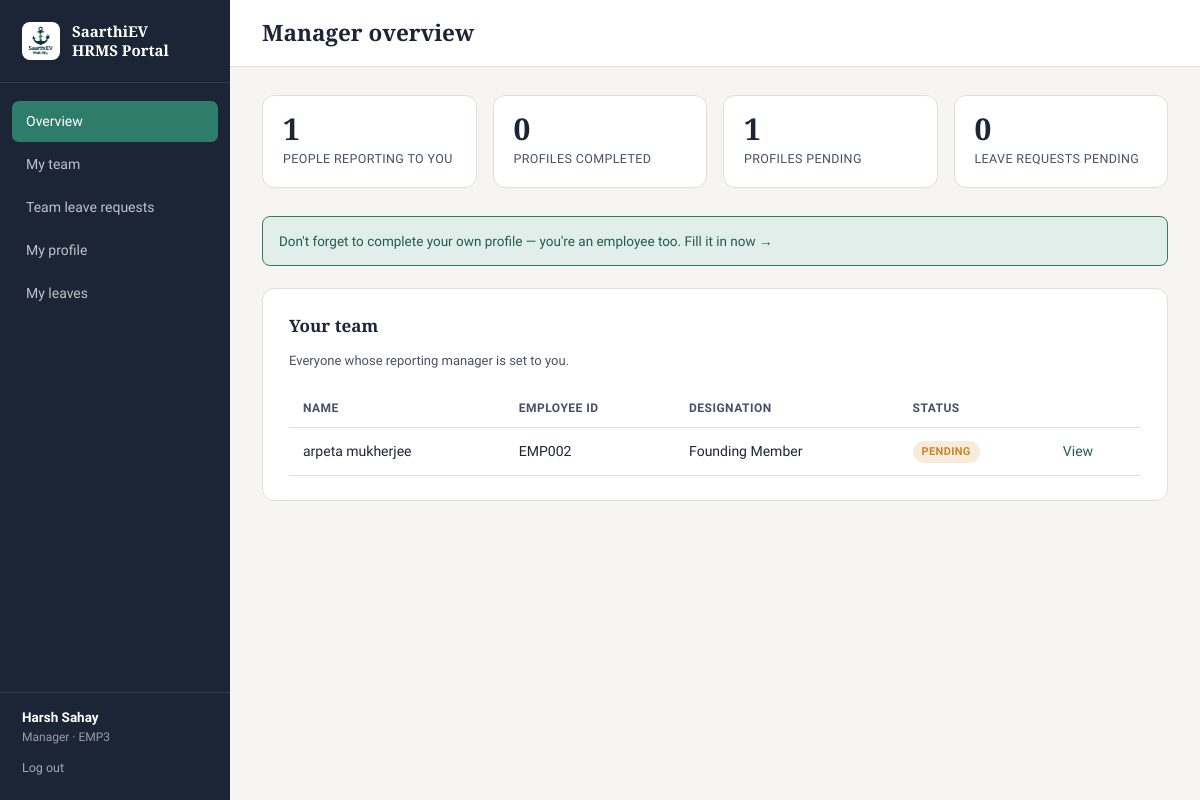
The page /manager (signed in) on the database its author committed.
### models.py (models this page shows, shortened)
class EmployeeProfile(db.Model):
    id = db.Column(db.Integer, primary_key=True)
    user_id = db.Column(db.Integer, db.ForeignKey("user.id"), nullable=False, unique=True)
    full_name = db.Column(db.String(150), nullable=False)
    designation = db.Column(db.String(100))
    department = db.Column(db.String(100))
    date_of_joining = db.Column(db.Date)
    reporting_manager_id = db.Column(db.Integer, db.ForeignKey("user.id"), nullable=True)
    date_of_birth = db.Column(db.Date)
    gender = db.Column(db.String(20))
    personal_email = db.Column(db.String(120))
    phone_number = db.Column(db.String(20))
    blood_group = db.Column(db.String(10))
    pan_number = db.Column(db.String(20))
    aadhaar_number = db.Column(db.String(20))
    current_address_line1 = db.Column(db.String(200))
    current_address_line2 = db.Column(db.String(200))
    current_city = db.Column(db.String(100))
    current_state = db.Column(db.String(100))
    current_pincode = db.Column(db.String(10))
    permanent_address_line1 = db.Column(db.String(200))
    permanent_address_line2 = db.Column(db.String(200))
    permanent_city = db.Column(db.String(100))
    permanent_state = db.Column(db.String(100))
    permanent_pincode = db.Column(db.String(10))
    same_as_current = db.Column(db.Boolean, default=False)
    bank_account_number = db.Column(db.String(40))
    bank_ifsc_code = db.Column(db.String(20))
    bank_name = db.Column(db.String(100))
    bank_branch = db.Column(db.String(100))
    previous_company_name = db.Column(db.String(150))
    previous_designation = db.Column(db.String(100))
    previous_employment_from = db.Column(db.Date)
    previous_employment_to = db.Column(db.Date)
    relieving_letter_filename = db.Column(db.String(255))
    emergency_contact_name = db.Column(db.String(150))
    emergency_contact_relation = db.Column(db.String(50))
    emergency_contact_phone = db.Column(db.String(20))
    spouse_name = db.Column(db.String(150))
    spouse_dob = db.Column(db.Date)
    profile_completed = db.Column(db.Boolean, default=False)
    updated_at = db.Column(db.DateTime, default=datetime.utcnow, onupdate=datetime.utcnow)
    reporting_manager = db.relationship("User", foreign_keys=[reporting_manager_id])
    children = db.relationship("Child", backref="profile", cascade="all, delete-orphan")

class User(db.Model, UserMixin):
    id = db.Column(db.Integer, primary_key=True)
    employee_code = db.Column(db.String(20), unique=True, nullable=False)  # e.g. EMP1001
    password_hash = db.Column(db.String(255), nullable=False)
    role = db.Column(db.String(20), nullable=False, default="employee")  # admin / manager / employee
    must_change_password = db.Column(db.Boolean, default=True)
    is_active = db.Column(db.Boolean, nullable=False, default=True)
    created_at = db.Column(db.DateTime, default=datetime.utcnow)
    profile = db.relationship("EmployeeProfile", backref="user", uselist=False,
                               cascade="all, delete-orphan",
                               foreign_keys="EmployeeProfile.user_id")

### routes.py (the view)
    @app.route("/manager")
    @role_required("manager")
    def manager_dashboard():
        profiles = EmployeeProfile.query.filter_by(reporting_manager_id=current_user.id).all()
        team = profiles
        completed = sum(1 for p in profiles if p.profile_completed)
        team_ids = [p.user_id for p in profiles]
        pending_leaves = LeaveApplication.query.filter(
            LeaveApplication.user_id.in_(team_ids or [-1]),
            LeaveApplication.status == "pending"
        ).count()
        return render_template("manager/dashboard.html", team=team,
                                completed=completed, pending=len(profiles) - completed,
                                pending_leaves=pending_leaves)

### app.py (called while the page is built)
@login_manager.user_loader
def load_user(user_id):
    return db.session.get(User, int(user_id))

def role_required(*roles):
    from functools import wraps
    def decorator(f):
        @wraps(f)
        def wrapped(*args, **kwargs):
            if not current_user.is_authenticated:
                return redirect(url_for("login"))
            if current_user.role not in roles:
                abort(403)
            return f(*args, **kwargs)
        return wrapped
    return decorator

### templates/manager/dashboard.html (shortened to what this page needs)
{% extends "base.html" %}
{% block page_title %}Manager overview{% endblock %}
{% block content %}
<div class="stat-row">
  <div class="stat-card">
    <div class="num">{{ team|length }}</div>
    <div class="lbl">People reporting to you</div>
  </div>
  <div class="stat-card">
    <div class="num">{{ completed }}</div>
    <div class="lbl">Profiles completed</div>
  </div>
  <div class="stat-card">
    <div class="num">{{ pending }}</div>
    <div class="lbl">Profiles pending</div>
  </div>
  <div class="stat-card">
    <a href="{{ url_for('manager_leave_requests') }}" style="text-decoration:none; color:inherit; display:block;">
      <div class="num">{{ pending_leaves }}</div>
      <div class="lbl">Leave requests pending</div>
    </a>
  </div>
</div>
{% if not current_user.profile.profile_completed %}
<div class="help-banner">
  Don't forget to complete your own profile — you're an employee too.
  <a href="{{ url_for('employee_edit_profile') }}">Fill it in now →</a>
</div>
{% endif %}
<div class="card">
  <h3>Your team</h3>
  <p class="card-sub">Everyone whose reporting manager is set to you.</p>
  {% if team %}
  <table class="list">
    <thead>
      <tr><th>Name</th><th>Employee ID</th><th>Designation</th><th>Status</th><th></th></tr>
    </thead>
    <tbody>
      {% for p in team %}
      <tr>
        <td>{{ p.full_name }}</td>
        <td>{{ p.user.employee_code }}</td>
        <td>{{ p.designation or '—' }}</td>
        <td>
          {% if p.profile_completed %}<span class="badge badge-complete">Complete</span>
          {% else %}<span class="badge badge-pending">Pending</span>{% endif %}
        </td>
        <td><a href="{{ url_for('manager_view_employee', user_id=p.user_id) }}">View</a></td>
      </tr>
      {% endfor %}
    </tbody>
  </table>
  {% else %}
  <div class="empty-state">
    <div class="sq"></div>
    No one has been assigned to you yet. Once your administrator sets you as a reporting manager for an employee, they'll show up here.
  </div>
  {% endif %}
</div>
{% endblock %}

### templates/base.html (shortened to what this page needs)
<!DOCTYPE html>
<html lang="en">
<head>
  <link rel="stylesheet" href="{{ url_for('static', filename='css/style.css') }}">
</head>
<body>
  <div class="shell">
    <aside class="sidebar">
      <div class="brand">
        <span class="brand-logo-chip"><img src="{{ url_for('static', filename='img/logo.png') }}" alt="SaarthiEV Mobility"></span>
        <span class="word">SaarthiEV<br>HRMS Portal</span>
      </div>
      <nav>
        {% if current_user.role == 'admin' %}
          <a href="{{ url_for('admin_dashboard') }}" class="{{ 'active' if request.endpoint == 'admin_dashboard' }}">Overview</a>
          <a href="{{ url_for('admin_employee_list') }}" class="{{ 'active' if request.endpoint in ['admin_employee_list','admin_view_employee'] }}">All people</a>
          <a href="{{ url_for('admin_create_employee') }}" class="{{ 'active' if request.endpoint == 'admin_create_employee' }}">Add employee</a>
          <a href="{{ url_for('admin_manager_list') }}" class="{{ 'active' if request.endpoint == 'admin_manager_list' }}">Managers</a>
          <a href="{{ url_for('admin_leave_types') }}" class="{{ 'active' if request.endpoint == 'admin_leave_types' }}">Leave types</a>
          <a href="{{ url_for('admin_leave_requests') }}" class="{{ 'active' if request.endpoint == 'admin_leave_requests' }}">Leave requests</a>
        {% elif current_user.role == 'manager' %}
          <a href="{{ url_for('manager_dashboard') }}" class="{{ 'active' if request.endpoint == 'manager_dashboard' }}">Overview</a>
          <a href="{{ url_for('manager_team_list') }}" class="{{ 'active' if request.endpoint in ['manager_team_list','manager_view_employee'] }}">My team</a>
          <a href="{{ url_for('manager_leave_requests') }}" class="{{ 'active' if request.endpoint == 'manager_leave_requests' }}">Team leave requests</a>
          <a href="{{ url_for('employee_view_own_profile') }}" class="{{ 'active' if request.endpoint in ['employee_view_own_profile','employee_edit_profile'] }}">My profile</a>
          <a href="{{ url_for('my_leaves') }}" class="{{ 'active' if request.endpoint in ['my_leaves','apply_leave'] }}">My leaves</a>
        {% endif %}
      </nav>
      <div class="who">
        <div class="name">{{ current_user.profile.full_name if current_user.profile else current_user.employee_code }}</div>
        <div class="role">{{ current_user.role }} · {{ current_user.employee_code }}</div>
        <form action="{{ url_for('logout') }}" method="get">
          <button type="submit">Log out</button>
        </form>
      </div>
    </aside>
    <div class="main">
      <div class="topbar">
        <h2 style="margin:0;">{% block page_title %}{% endblock %}</h2>
      </div>
      <div class="content">
        {% block content %}{% endblock %}
      </div>
    </div>
  </div>
</body>
</html>

### static/css/style.css (style rules this page uses)
:root { --ink: #1C2536; --ink-soft: #475066; --paper: #F7F5F1; --paper-raised: #FFFFFF; --line: #E3DFD6; --teal: #2E7D6B; --teal-dark: #225C4F; --amber: #C8862A; --rose: #B3433B; --rose-soft: #F6E3E1; --amber-soft: #F8EBD9; --teal-soft: #E1EEE9; --radius: 8px; --shadow: 0 1px 2px rgba(28, 37, 54, 0.06), 0 4px 14px rgba(28, 37, 54, 0.05); }
* { box-sizing: border-box; }
body { margin: 0; font-family: "Source Sans 3", "Segoe UI", system-ui, sans-serif; background: var(--paper); color: var(--ink); font-size: 15px; line-height: 1.5; }
h1, h2, h3, .display { font-family: "Source Serif 4", Georgia, serif; font-weight: 600; color: var(--ink); margin: 0 0 .35em; }
a { color: var(--teal-dark); text-decoration: none; }
.shell { display: flex; min-height: 100vh; }
.sidebar { width: 230px; background: var(--ink); color: #fff; flex-shrink: 0; display: flex; flex-direction: column; padding: 22px 0; }
.sidebar .brand { display: flex; align-items: center; gap: 12px; padding: 0 22px 22px; border-bottom: 1px solid rgba(255,255,255,.1); margin-bottom: 18px; }
.sidebar .brand .brand-logo-chip { background: #fff; border-radius: 8px; width: 38px; height: 38px; flex-shrink: 0; display: flex; align-items: center; justify-content: center; padding: 4px; }
.sidebar .brand .brand-logo-chip img { width: 100%; height: 100%; object-fit: contain; }
.sidebar .brand .word { font-family: "Source Serif 4", serif; font-weight: 700; font-size: 15px; line-height: 1.25; color: #fff; }
.sidebar nav { display: flex; flex-direction: column; gap: 2px; padding: 0 12px; flex-grow: 1; }
.sidebar nav a { color: rgba(255,255,255,.72); padding: 10px 14px; border-radius: 7px; font-size: 14px; font-weight: 500; text-decoration: none; }
.sidebar nav a.active { background: var(--teal); color: #fff; }
.sidebar .who { padding: 14px 22px 0; border-top: 1px solid rgba(255,255,255,.1); margin-top: 10px; }
.sidebar .who .name { font-size: 13.5px; font-weight: 600; color: #fff; }
.sidebar .who .role { font-size: 12px; color: rgba(255,255,255,.55); text-transform: capitalize; }
.sidebar .who form { margin-top: 10px; }
.sidebar .who button { background: none; border: none; color: rgba(255,255,255,.6); font-size: 12.5px; cursor: pointer; padding: 0; font-family: inherit; }
.main { flex-grow: 1; min-width: 0; }
.topbar { background: var(--paper-raised); border-bottom: 1px solid var(--line); padding: 16px 32px; display: flex; align-items: center; justify-content: space-between; }
.content { padding: 28px 32px 60px; max-width: 1100px; }
.stat-row { display: flex; gap: 16px; margin-bottom: 28px; flex-wrap: wrap; }
.stat-card { background: var(--paper-raised); border: 1px solid var(--line); border-radius: 12px; padding: 18px 20px; min-width: 150px; flex: 1; }
.stat-card .num { font-family: "Source Serif 4", serif; font-size: 30px; font-weight: 700; line-height: 1; }
.stat-card .lbl { font-size: 12.5px; color: var(--ink-soft); margin-top: 6px; text-transform: uppercase; letter-spacing: .03em; }
.card { background: var(--paper-raised); border: 1px solid var(--line); border-radius: 12px; padding: 24px 26px; margin-bottom: 22px; }
.card h3 { font-size: 17px; margin-bottom: 4px; }
.card .card-sub { color: var(--ink-soft); font-size: 13px; margin-bottom: 18px; }
table.list { width: 100%; border-collapse: collapse; }
table.list th { text-align: left; font-size: 12px; text-transform: uppercase; letter-spacing: .04em; color: var(--ink-soft); padding: 10px 14px; border-bottom: 1px solid var(--line); }
table.list td { padding: 12px 14px; border-bottom: 1px solid var(--line); font-size: 14px; vertical-align: middle; }
.badge { display: inline-block; font-size: 11px; font-weight: 700; text-transform: uppercase; letter-spacing: .03em; padding: 3px 9px; border-radius: 100px; }
.badge-pending { background: var(--amber-soft); color: var(--amber); }
.help-banner { background: var(--teal-soft); border: 1px solid var(--teal); border-radius: var(--radius); padding: 14px 16px; font-size: 13.5px; color: var(--teal-dark); margin-bottom: 22px; }

### rows shown on the page
EmployeeProfile: profile "Harsh Sahay"
User: role "Manager", employee_code "EMP3"
EmployeeProfile: full_name "arpeta mukherjee", user.employee_code "EMP002", designation "Founding Member", profile_completed "PENDING"

### other values the page prints
{{ team|length }} "1"
{{ completed }} "0"
{{ pending }} "1"
{{ pending_leaves }} "0"
